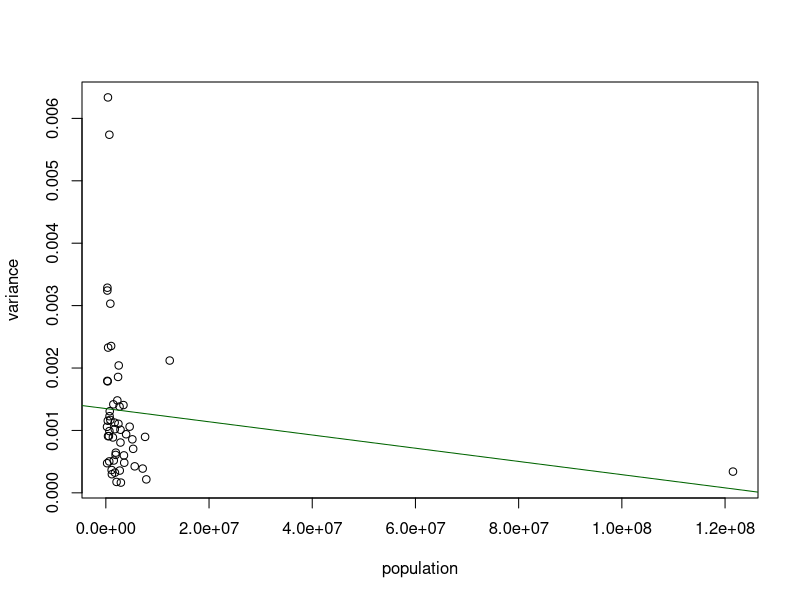
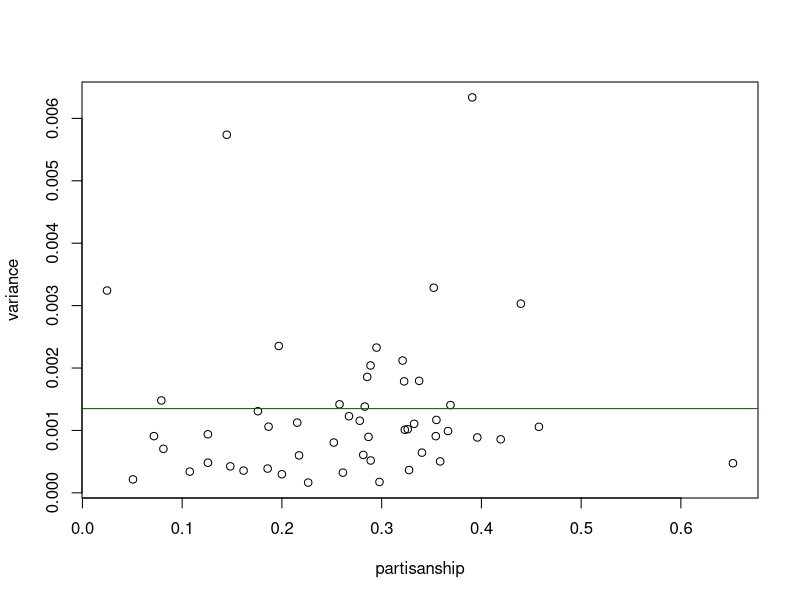

Here is the R script that generated these plots, in order:
# Clear the console, and the environment.  Take this out when development is
# complete.
cat("\014")
rm(list=ls())

estBetaParams <- function(mu, var) {
  
  alpha <- ((1 - mu) / var - 1 / mu) * mu ^ 2
  beta <- alpha * (1 / mu - 1)
  return(params = list(alpha = alpha, beta = beta))
}

# Build up the aggregation dataset.
vote_totals <- read.csv('vote_totals.csv')
# vote_totals <- vote_totals[vote_totals$abbreviation != 'US',]
# aggregation <- aggregate(fraction_democratic ~ state, data = vote_totals, mean)
# temp <- aggregate(fraction_republican ~ state, data = vote_totals, mean)
aggregation <- aggregate(fraction_democratic ~ abbreviation, data = vote_totals, mean)
temp <- aggregate(fraction_republican ~ abbreviation, data = vote_totals, mean)
aggregation$fraction_republican <- temp$fraction_republican
aggregation$partisanship <- sqrt(abs(aggregation$fraction_democratic - 0.5))
temp <- aggregate(fraction_democratic ~ state, data = vote_totals, var)
aggregation$variance <- temp$fraction_democratic
temp <- aggregate(total ~ state, data = vote_totals, mean)
aggregation$population <- round(temp$total, 0)

# Do some plots.
plot(variance ~ population, data = aggregation)
population_model <- lm(variance ~ population, data = aggregation)
summary(population_model)
abline(population_model, col = 'dark green')
plot(variance ~ partisanship, data = aggregation)
partisanship_model <- lm(variance ~ partisanship, data = aggregation)
summary(partisanship_model)
abline(population_model, col = 'dark green')

# Create the beta parameter estimates.
estimates <- apply(aggregation, MARGIN = 1, FUN = function(x) {
  
  estBetaParams(as.numeric(x['fraction_democratic']), as.numeric(x['variance']))
  })

# Add the columns to the aggregation.
aggregation$alpha <- sapply(estimates, FUN = function(x) { x$alpha })
aggregation$beta <- sapply(estimates, FUN = function(x) { x$beta })

# Rank rows by variance.  Write out the CSV.
aggregation <- aggregation[order(aggregation$variance),]
write.csv(aggregation, file = 'aggregation.csv', row.names = F)
t.test(aggregation$variance)
